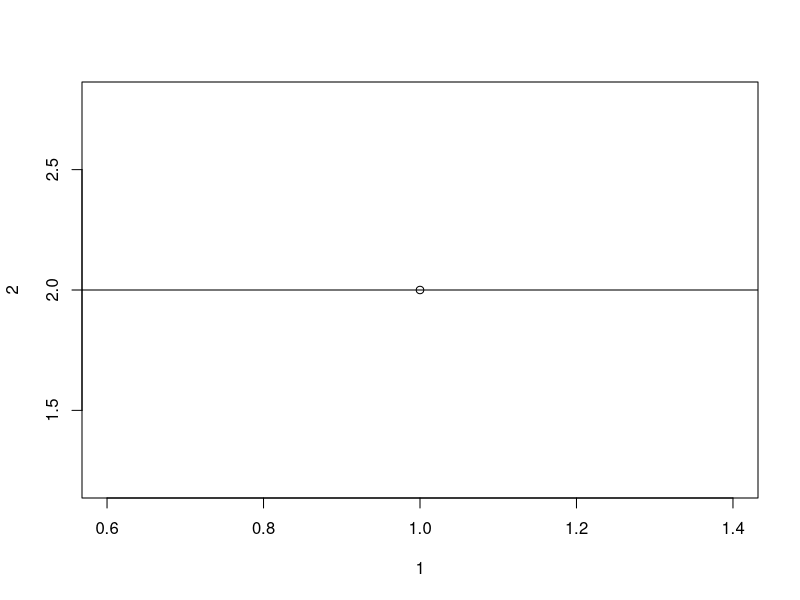

Write the R code that produced this figure. (Note: this script raises an error after producing the figure.)
## ---- chunk 1
# pre exercise code here
## ---- chunk 2
# draw a plot and then add a horizontal line
plot(x=1, y=2)
abline(h=2)

## ---- chunk 3

# test error
test_error()


# Final message the student will see upon completing the exercise
success_msg("Good work!")

## ---- chunk 4
# create a data frame object US
US <- data.frame(State = row.names(state.x77))
US <- cbind(US, as.data.frame(state.x77, row.names=F))

# add a population density (a factor)
pop_area <- with(US, Population/Area)
breaks <- quantile(pop_area, probs=c(0,0.33,0.66,1))
US$PoptoArea <- factor(cut(pop_area, breaks=breaks, include.lowest = T),
                      labels=c("low","medium","high"))

colnames(US)[c(5,7)] <- c("Life_Exp","HS_Grad")
## ---- chunk 5
# US data frame is available


# Check out the structure of US.



# Create a summary of the variables in US.







# The console is below
## ---- chunk 6

# Check out the structure of US.
str(US)


# Create a summary of the variables in US.
summary(US)


## ---- chunk 7

test_function("str", args = "object")
test_function("summary", args = "object" )

# test for error
test_error()

success_msg("Great work! Now let's do some plotting :)")

## ---- chunk 8
# create a data frame object US
US <- data.frame(State = row.names(state.x77))
US <- cbind(US, as.data.frame(state.x77, row.names=F))

# add a population density (a factor)
pop_area <- with(US, Population/Area)
breaks <- quantile(pop_area, probs=c(0,0.33,0.66,1))
US$PoptoArea <- factor(cut(pop_area, breaks=breaks, include.lowest = T),
                      labels=c("low","medium","high"))

colnames(US)[c(5,7)] <- c("Life_Exp","HS_Grad")
## ---- chunk 9
# US data frame is available


# Use table() or summary() on PoptoArea in US.


# Create object tmp that stores the information.



# Call barplot() to draw a graph. Use the object you created as an argument.




## ---- chunk 10
# Look at the counts of different levels of Pop_Area in US.
table(US$PoptoArea)


# Create object tmp that stores the counts.
tmp <- table(US$PoptoArea)


# Call barplot() to draw a graph. Use the object you created as an argument.
barplot(tmp)



## ---- chunk 11

test_function("barplot", args="height")

# test error
test_error()

# Final message the student will see upon completing the exercise
success_msg("Excellent work!")

## ---- chunk 12
# create a data frame object US
US <- data.frame(State = row.names(state.x77))
US <- cbind(US, as.data.frame(state.x77, row.names=F))

# add a population density (a factor)
pop_area <- with(US, Population/Area)
breaks <- quantile(pop_area, probs=c(0,0.33,0.66,1))
US$PoptoArea <- factor(cut(pop_area, breaks=breaks, include.lowest = T),
                      labels=c("low","medium","high"))

colnames(US)[c(5,7)] <- c("Life_Exp","HS_Grad")
barplot(table(US$PoptoArea))
## ---- chunk 13
# US data frame is available

# The function calls below draw a barplot and add an x-axis label.
barplot(table(US$PoptoArea))
title(xlab="population/area")

# Add a call to title() that adds a main title to the plot. 



## ---- chunk 14

# The function calls below draw a barplot and add an x-axis label.
barplot(table(US$PoptoArea))
title(xlab="population/area")

# Add a call to title() that adds a main title to the plot.
title("My barplot")


## ---- chunk 15

# test error
test_error()


# Final message the student will see upon completing the exercise
success_msg("Great job!")

## ---- chunk 16
# create a data frame object US
US <- data.frame(State = row.names(state.x77))
US <- cbind(US, as.data.frame(state.x77, row.names=F))

# add a population density (a factor)
pop_area <- with(US, Population/Area)
breaks <- quantile(pop_area, probs=c(0,0.33,0.66,1))
US$PoptoArea <- factor(cut(pop_area, breaks=breaks, include.lowest = T),
                      labels=c("low","medium","high"))

colnames(US)[c(5,7)] <- c("Life_Exp","HS_Grad")
## ---- chunk 17
# US data frame is available

# sqrt() computes the square root and round() rounds to specified number of digits (default: digits = 0)
ten_squared <- sqrt(10)
ten_squared # = 3.162...
round(ten_squared) # = 3

# Create a summary of Income in US.

# Create object inc_var. Use var() to compute the variance.

# Create object inc_sd.

# Print the rounded values of both objects.



## ---- chunk 18
# Create a summary of Income in US.
summary(US$Income)

# Create object inc_var.
inc_var <- var(US$Income)

# Create object inc_sd
inc_sd <- sqrt(inc_var)

# Print the rounded values of both objects.
round(inc_var)
round(inc_sd)

## ---- chunk 19

test_function("summary",args="object")
test_object("inc_var")
test_object("inc_sd")

test_output_contains(round(inc_var))
test_output_contains(round(inc_sd))

# test error
test_error()

# Final message the student will see upon completing the exercise
success_msg("Great work!")

## ---- chunk 20
# create a data frame object US
US <- data.frame(State = row.names(state.x77))
US <- cbind(US, as.data.frame(state.x77, row.names=F))

# add a population density (a factor)
pop_area <- with(US, Population/Area)
breaks <- quantile(pop_area, probs=c(0,0.33,0.66,1))
US$PoptoArea <- factor(cut(pop_area, breaks=breaks, include.lowest = T),
                      labels=c("low","medium","high"))

colnames(US)[c(5,7)] <- c("Life_Exp","HS_Grad")
## ---- chunk 21
# US data frame is available

# Draw a histogram of Income in US. Make it a colored one!






## ---- chunk 22
# Draw a histogram of Income in US. Make it a colored one!
hist(US$Income, col ="blue")





## ---- chunk 23

test_function("hist", args="x")

# test error
test_error()


# Final message the student will see upon completing the exercise
success_msg("Good work!")

## ---- chunk 24
# create a data frame object US
US <- data.frame(State = row.names(state.x77))
US <- cbind(US, as.data.frame(state.x77, row.names=F))

# add a population density (a factor)
pop_area <- with(US, Population/Area)
breaks <- quantile(pop_area, probs=c(0,0.33,0.66,1))
US$PoptoArea <- factor(cut(pop_area, breaks=breaks, include.lowest = T),
                      labels=c("low","medium","high"))

colnames(US)[c(5,7)] <- c("Life_Exp","HS_Grad")
## ---- chunk 25
# US data frame is available

# Draw a boxplot of Income in US. Add a y axis label and a main title.





## ---- chunk 26
# Draw a boxplot of Income in US. Add a y axis label and a main title.
boxplot(US$Income)
title(ylab="income per capita")
title("Distribution of per capita income in USA states")


## ---- chunk 27


test_function("boxplot", args="x")

# test error
test_error()


# Final message the student will see upon completing the exercise
success_msg("Awsome work!")

